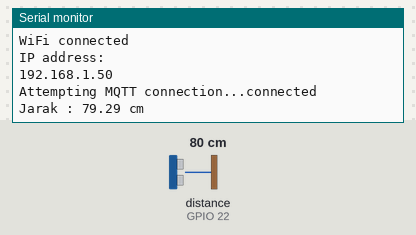
The sketch below on a simulated ESP32. Shown: the last lines printed to the serial monitor. Wiring (inferred from the names in the program): ultrasonic range finder: trigger GPIO 23; echo GPIO 22. The inputs (shaded band) are chosen by the test bench; at power-on: distance to the obstacle (sensor on GPIO 22) 80 cm. The echo pulse lasts 58.3 µs per cm; WiFi joins after 1.5 s; servers stay silent unless stated; no MQTT or app messages arrive unless stated.

Above: at 2.7 s.
2.8 s: distance to the obstacle (sensor on GPIO 22) set to 2 cm
At 5.7 s:
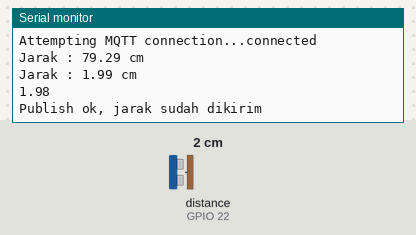
6.0 s: distance to the obstacle (sensor on GPIO 22) set to 4 cm
At 11.0 s:
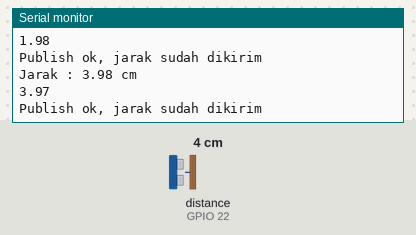
Timing chart, 0 to 12.5 s (numbered marks = the images above; inputs shaded):
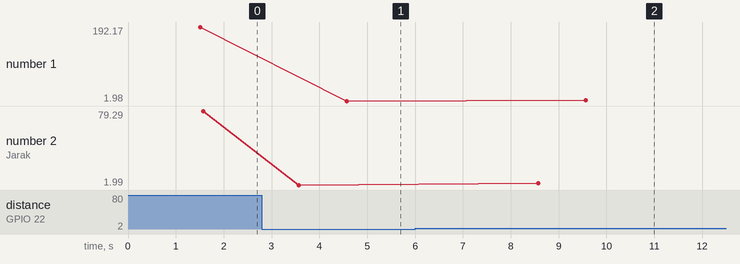

The sketch:

facerecog_dor.ino
```cpp
#include <WiFi.h>
#include <PubSubClient.h>

#define pinEcho 22
#define pinTrig 23
float durasi, jarak;

//Replace the next variables with your SSID/Password combination
const char *ssid ="asesor1";
const char *password ="coomputerstore4.0";

//Add your MQTT Broker IP address, example:
//const char* mqtt_server = "192.168.137.1";

const char* mqtt_server ="192.168.1.9";
const char* topic ="hello2";

float temp;
char data[5];

WiFiClient espClient;
PubSubClient client(espClient);
/*
const int led1=LED_BUILTIN;
const int led2=36;
*/
long lastMsg =0;
char msg[50];
int value =0;

void setup() {
  Serial.begin(115200);

  pinMode(pinTrig, OUTPUT);
  pinMode(pinEcho, INPUT);

  setup_wifi();
  client.setServer(mqtt_server, 1883);
  client.setCallback(callback);
  /*
  pinMode(led1, OUTPUT);
  pinMode(led2, OUTPUT);
  */
}

void setup_wifi() {
  delay(10);
  // We start by connecting to a WiFi network
  Serial.println();
  Serial.print("Connecting to ");
  Serial.println(ssid);
  WiFi.begin(ssid, password);
  while(WiFi.status() !=WL_CONNECTED) {
    delay(500);
    Serial.print(".");
    }
    Serial.println("");
    Serial.println("WiFi connected");
    Serial.println("IP address: ");
    Serial.println(WiFi.localIP());
    Serial.begin(115200);
    pinMode(36, INPUT);
}

void callback(char* topic, byte* message, unsigned int length) {
  Serial.print("Message arrived on topic: ");
  Serial.print(topic);
  Serial.print(". Message: ");
  String messageTemp;
  for(int i =0; i <length; i++) {
    Serial.print((char)message[i]);
    messageTemp +=(char)message[i];}
    Serial.println();

    /*
    if(messageTemp=="1"){
      digitalWrite(led1, HIGH);
      digitalWrite(led2, HIGH);
    }else{
      digitalWrite(led1, LOW);
      digitalWrite(led2, LOW);
    }
    */

}

void reconnect() {
  // Loop until we're reconnected
  while(!client.connected()) {
    Serial.print("Attempting MQTT connection...");
    // Attempt to connect
    if(client.connect("ESP8266Client")) {
      Serial.println("connected");
      //Subscribe
      client.subscribe("hello");
      }
      else
      {
        Serial.print("failed, rc=");
        Serial.print(client.state());
        Serial.println(" try again in 5 seconds");
        // Wait 5 seconds before retrying
        delay(5000);
      }
    }
  }

void trying_to_publish(){
  if(client.publish(topic, data)) {
    //String hasiltemp=data;
    Serial.println("Publish ok, jarak sudah dikirim");
    }
    else {
      Serial.println("Publish failed");
      }
      delay(2000);
}

void loop() {
  if(!client.connected()) {
    reconnect();
    }

    digitalWrite(pinTrig, HIGH);
    delayMicroseconds(10);
    digitalWrite(pinTrig, LOW);
    delayMicroseconds(8);

    durasi = pulseIn(pinEcho, HIGH);
    jarak = durasi / 1000000 / 2 * 340 * 100;
    Serial.print("Jarak : ");
    Serial.print(jarak);
    Serial.println(" cm");

    if (jarak <= 60){
      snprintf(data, 5, "%f", jarak);
      delay(1000);
      Serial.println(data);

      trying_to_publish();
      //client.loop();
    }

    delay (2000);

    /*
    trying_to_publish();
    client.loop();

     long now = millis();
     if (now - lastMsg >5000){
      lastMsg =now;

      //fungsi temperatur
      float temp=(analogRead(36)*3.3/2046/0.01);
      snprintf(data, 5, "%f", temp);
      delay(1000);
      //Serial.println(data);
      //client.publish("temperature", data);
     }
     */
}
```

Measured:
- after the input at 2.8 s, the serial monitor: prints a new line after 0.77 s (image 1)
- after the input at 6.0 s, the serial monitor: prints a new line after 2.6 s (image 2)
- plotted number 1: 192.17 → 1.98 after the input at 2.8 s, 1.98 → 3.97 after the input at 6.0 s
- plotted number 2: 79.29 → 1.99 after the input at 2.8 s, 1.99 → 3.98 after the input at 6.0 s
